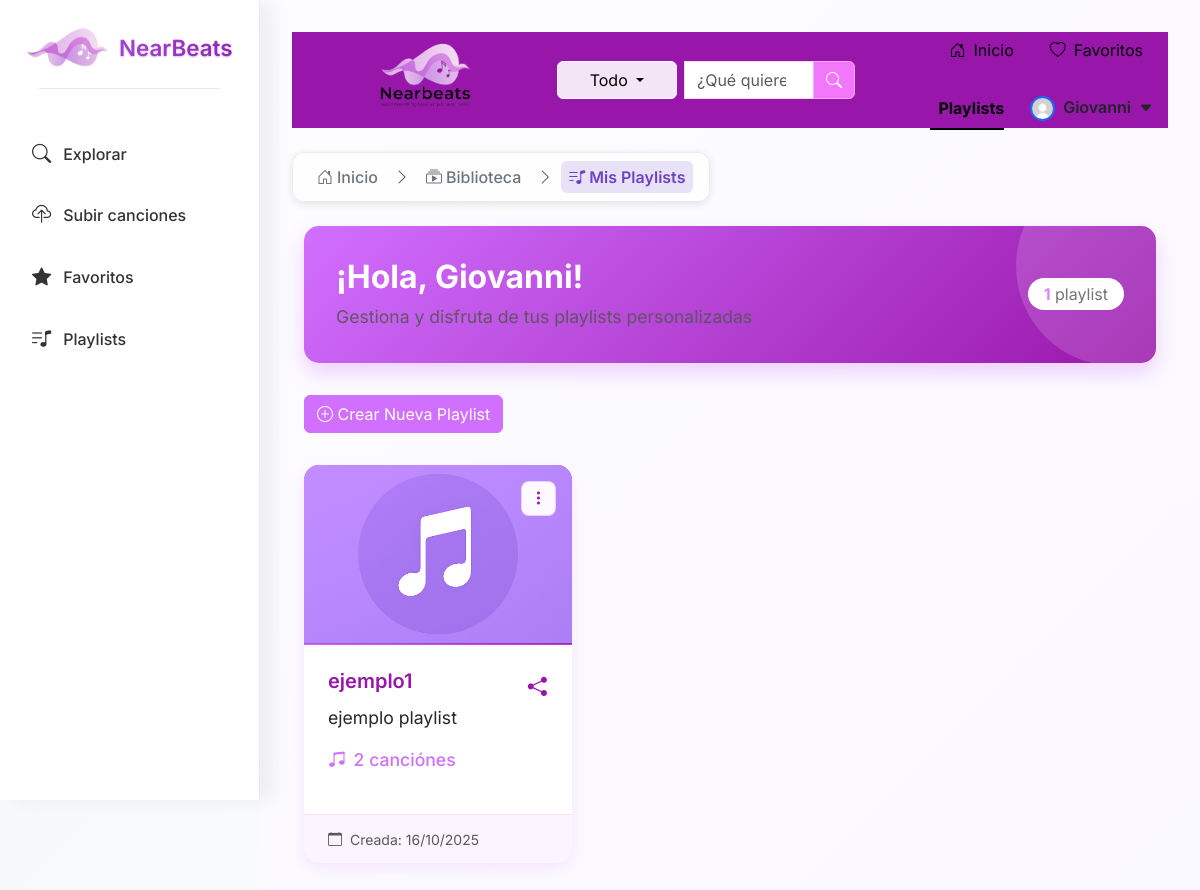
The app's page /playlists/ (signed in) with its own data.
### usuarios/models.py (models this page shows, shortened)
class Usuario(AbstractBaseUser, PermissionsMixin):
    ROLES = (
        ('Artista', 'Artista'),
        ('Oyente', 'Oyente'),
    )
    email = models.EmailField(unique=True)             # User's email (unique identifier)
    nombre = models.CharField(max_length=100)          # User's name
    rol = models.CharField(max_length=10, choices=ROLES)  # User role: Artista or Oyente
    is_active = models.BooleanField(default=True)      # Can the user log in?
    is_staff = models.BooleanField(default=False)      # Can access Django admin?
    objects = UsuarioManager()                         # Link to custom manager
    USERNAME_FIELD = 'email'                           # Use email as login identifier
    REQUIRED_FIELDS = ['nombre', 'rol']                # Fields required when creating a superuser

### library/models.py (models this page shows, shortened)
class Playlist(models.Model):
    name = models.CharField(max_length=255)
    description = models.TextField(blank=True)
    user = models.ForeignKey(
        settings.AUTH_USER_MODEL,
        on_delete=models.CASCADE,
        related_name="playlists"
    )
    songs = models.ManyToManyField('Song', through='PlaylistSong', related_name='playlists')
    cover_image = models.ImageField(
        upload_to='playlist_covers/',
        blank=True,
        null=True,
        help_text="Portada personalizada de la playlist"
    )
    created_at = models.DateTimeField(auto_now_add=True)
    updated_at = models.DateTimeField(auto_now=True)
    class Meta:
        ordering = ['-created_at']
        unique_together = ['name', 'user']

### library/views.py (the view)
# urls.py: path('playlists/', libraryViews.playlists, name='playlists'),
@login_required
def playlists(request):
    user_playlists = Playlist.objects.filter(user=request.user).prefetch_related('songs')
    return render(request, 'playlists.html', {'playlists': user_playlists})

### main/views.py (called while the page is built)
def suggested_songs_context(request):
    try:
        ids = list(Song.objects.values_list('id', flat=True))
        if not ids:
            return {'suggested_songs': []}
        sample_ids = random.sample(ids, min(3, len(ids)))
        qs = Song.objects.filter(id__in=sample_ids)
        result = []
        for s in qs:
            result.append({
                'id': s.id,
                'title': s.title,
                'artist': s.artist_name,
                'cover': s.cover_image.url if s.cover_image else None,
            })
        return {'suggested_songs': result}
    except Exception:
        return {'suggested_songs': []}

### library/templates/playlists.html (shortened to what this page needs)
{% extends "base_library.html" %}
{% load static %}
{% block extra_css %}
  <link rel="stylesheet" href="{% static 'css/style_viewplaylists.css' %}?v=1">
{% endblock %}
{% block content %}
<div class="container-fluid">
    <div class="user-banner">
        <div class="row align-items-center">
            <div class="col-md-8">
                <h2>¡Hola, {{ request.user.nombre|default:"Usuario" }}!</h2>
                <p>Gestiona y disfruta de tus playlists personalizadas</p>
            </div>
            <div class="col-md-4 text-md-end">
                <div class="d-inline-block bg-white rounded-pill px-3 py-1">
                    <span class="text-purple fw-bold" style="color: var(--primary-purple) !important;">{{ playlists|length }}</span>
                    <span class="text-muted"> playlist{{ playlists|length|pluralize:"s" }}</span>
                </div>
            </div>
        </div>
    </div>
    <div class="action-buttons">
        <a href="{% url 'create_playlist' %}" class="btn btn-primary">
            <i class="bi bi-plus-circle"></i> Crear Nueva Playlist
        </a>
    </div>
    <div class="row">
        {% if playlists %}
            {% for playlist in playlists %}
            <div class="col-md-6 col-lg-4 mb-4">
                <div class="card playlist-card h-100">
                    <div class="playlist-actions">
                        <div class="dropdown">
                            <button class="dropdown-toggle" type="button" data-bs-toggle="dropdown" aria-expanded="false"
                                    onclick="event.preventDefault(); event.stopPropagation();">
                                <i class="bi bi-three-dots-vertical"></i>
                            </button>
                        </div>
                    </div>
                    <a href="{% url 'playlist_detail' playlist.id %}" class="playlist-link">
                        {% if playlist.cover_image %}
                            <img src="{{ playlist.cover_image.url }}" alt="{{ playlist.name }}" class="playlist-cover">
                        {% else %}
                            <div class="playlist-cover playlist-cover-default">
                                <img src="{% static 'images/sin_portada.png' %}" alt="{{ playlist.name }}" class="playlist-cover">
                            </div>
                        {% endif %}
                        <div class="card-body">
                            <div class="d-flex justify-content-between">
                                <h5 class="card-title">{{ playlist.name }}</h5>
                                <button class="btn btn-link p-0 share-btn"
                                        onclick="event.stopPropagation(); event.preventDefault(); share_playlist('{{ playlist.id }}');"
                                        title="Compartir playlist">
                                    <i class="bi bi-share-fill" style="font-size: 1.2rem; color: #9816AA; "></i>
                                </button>
                            </div>
                            {% if playlist.description %}
                            <p class="card-text">{{ playlist.description|truncatewords:20 }}</p>
                            {% endif %}
                            <p class="card-text">
                                <span class="song-count">
                                    <i class="bi bi-music-note-beamed"></i>
                                    {{ playlist.songs.count }} canción{{ playlist.songs.count|pluralize:"es" }}
                                </span>
                            </p>
                        </div>
                        <div class="card-footer text-muted">
                            <small><i class="bi bi-calendar me-1"></i> Creada: {{ playlist.created_at|date:"d/m/Y" }}</small>
                        </div>
                    </a>
                </div>
            </div>
            {% endfor %}
        {% endif %}
    </div>
</div>
{% endblock %}

### main/templates/main/main_navbar.html (shortened to what this page needs)
{% load static %}
<nav class="main-navbar d-flex justify-content-between align-items-center" style="padding-left: 2px;">
    <a href="{% url 'home' %}" class="navbar-brand d-inline-flex align-items-center">
        <img src="{% static 'images/NearBeatsLogo.png' %}" alt="NearBeats Logo" style="max-height: 150px;">
    </a>
    {% if request.resolver_match.url_name != 'upload_songs' and request.resolver_match.url_name != 'login' and request.resolver_match.url_name != 'register' %}
    <form class="d-flex align-items-center w-50 form-search" method="GET" action="{% url 'buscar' %}">
    <div class="input-group position-relative">
            <div class="btn-group me-2">
                <button type="button" class="btn btn-light dropdown-toggle" data-bs-toggle="dropdown"
                    aria-expanded="false" id="dropdownFiltro" style="background-color: #f3e5f5; min-width: 120px;">
                    <span id="filtroSeleccionado">
                        {% if filterOption == "titulo" %}Título
                        {% elif filterOption == "artista" %}Artista
                        {% elif filterOption == "genero" %}Género
                        {% elif filterOption == "año_publicacion" %}Año de Publicación
                        {% elif filterOption == "emocion" %}Emoción
                        {% else %}Todo{% endif %}
                    </span>
                </button>
            </div>
            <input type="search" class="form-control" name="q" id="busqueda" placeholder="¿Qué quieres escuchar hoy?"
                value="{{ searchTerm }}" autocomplete="off">
            <button type="submit" class="btn btn-search" aria-label="Buscar">
                <i class="bi bi-search" aria-hidden="true"></i>
            </button>
        </div>
    </form>
    {% else %}
    <div class="w-40"></div>
    {% endif %}
     <ul class="nav justify-content-end nav-underline nav-underlinem align-items-center w-50">
    <li class="nav-item nav-itemm nav-itemmHome">
        <a class="nav-link nav-linkm {% if request.resolver_match.url_name == 'home' %}active{% endif %}"
            aria-current="page" href="{% url 'home' %}">
            <i class="bi bi-house-door me-2"></i>Inicio
        </a>
    </li>
        {% if user.is_authenticated %}
    <li class="nav-item nav-itemm">
        <a class="nav-link nav-linkm {% if request.resolver_match.url_name == 'favorites' %}active{% endif %}"
           href="{% url 'favorites' %}">
            <i class="bi bi-heart me-2"></i>Favoritos
        </a>
    </li>
    <li class="nav-item nav-itemm">
        <a class="nav-link nav-linkm {% if request.resolver_match.url_name == 'playlists' %}active{% endif %}"
           href="{% url 'playlists' %}">
            Playlists
        </a>
    </li>
<li class="nav-item dropdown">
    <a class="nav-link d-flex align-items-center profile-toggle text-dark" href="#" id="userDropdown"
        role="button" data-bs-toggle="dropdown" aria-expanded="false" style="text-decoration: none;">
        <img src="{% static 'images/default_profile.jpeg' %}" alt="Foto de perfil"
            class="rounded-circle border border-2 border-primary"
            style="width: 25px; height: 25px; object-fit: cover;">
        <div class="d-none d-md-flex flex-column align-items-start ms-2">
            <span class="fw-semibold" style="line-height: 1.2;">{{ user.nombre }}</span>
        </div>
        <i class="bi bi-caret-down-fill ms-2 small"></i>
    </a>
</li>
        {% endif %}
    </ul>
</nav>
{% if request.resolver_match.url_name != 'upload_songs' and request.resolver_match.url_name != 'login' and request.resolver_match.url_name != 'register' %}
{% if canciones %}
<div class="row mt-4 justify-content-center">
    {% if most_listened_artist != None %}
    <div class="col-auto d-flex flex-column align-items-center">
        <button type="button" class="btn btn_m_artist">Artista más
        escuchado de esta categoria</button>
        <div class="card mb-3" style="max-width: 540px;">
            <div class="row g-0">
                <div class="col-md-4">
                <img src="{{ artist_photo.url }}" class="img-fluid
                rounded-start" alt="Foto de perfil de artista">
                </div>
                <div class="col-md-8">
                    <div class="card-body">
                        <h5 class="card-title">{{most_listened_artist}}</h5>
                        <p class="card-text">Número de reproducciones: {{ cant_reproductions }}.</p>
                    </div>
                </div>
            </div>
        </div>
    </div>
    {% endif %}
    {% for song in canciones %}
    <div class="col-12 mb-4 d-flex justify-content-center">
        <div class="card shadow-sm w-75" style="min-height: 180px;">
            <div class="row g-0 align-items-center">
                <div class="col-auto">
                    {% if song.cover_image %}
                    <img src="{{ song.cover_image.url }}" alt="{{ song.title }}"
                        style="width: 180px; height: 120px; object-fit: cover; margin: 10px; border-radius: 10px;">
                    {% else %}
                    <img src="{% static 'images/sin_portada.png' %}" alt="Sin imagen"
                        style="width: 180px; height: 120px; object-fit: cover; margin: 10px; border-radius: 10px;">
                    {% endif %}
                </div>
                <div class="col ps-3">
                    <div class="card-body">
                        <h5 class="card-title mb-2">{{ song.title }}</h5>
                        <p class="card-text text-muted mb-2">{{ song.artist_name }}</p>
                        {% if song.audio_file %}
                        <audio controls controlslist="nodownload" oncontextmenu="return false;" style="width: 100%;">
                            <source src="{{ song.audio_file.url }}" type="audio/mpeg">
                            Tu navegador no soporta audio.
                        </audio>
                        {% else %}
                        <small class="text-muted">Audio no disponible</small>
                        {% endif %}
                    </div>
                </div>
            </div>
        </div>
    </div>
    {% endfor %}
</div>
{% else %}
<br>
{% endif %}
{% endif %}

### library/static/css/style_BaseLibrary.css (style rules this page uses)
body { background: linear-gradient(135deg, #f3f4f6, #ffffff); margin: 0; font-family: 'Inter', sans-serif; }
p { color: #555; font-size: 1.1rem; }
body { padding-bottom: 100px; }

### main/static/main/css/estilo.css (style rules this page uses)
.main-navbar { background-color: rgb(152, 22, 170); height: 12vh; padding: 20px 15px; }
.nav-linkm { color: black; font-size:medium; }
.nav-itemm { margin-left: 10px; margin-right: 10px; }
.btn-search { background-color: rgb(242, 119, 251); border-color: #F3ACFF; color: #fff; transition: background-color 0.3s ease, box-shadow 0.3s ease; }
.form-control { transition: box-shadow 0.3s ease, border-color 0.3s ease; }

### library/static/css/style_viewplaylists.css (style rules this page uses)
:root { --primary-purple: #d16fff; --light-purple: #e19cff; --dark-purple: #9916aa; --accent-purple: #c14dff; --background-light: #fdf7ff; --card-hover: #f8f0ff; }
body { background-color: var(--background-light); }
.user-banner { background: linear-gradient(135deg, var(--primary-purple), var(--dark-purple)); color: white; border-radius: 15px; padding: 2rem; margin-bottom: 2rem; box-shadow: 0 10px 20px rgba(209, 111, 255, 0.3); position: relative; overflow: hidden; }
.user-banner::before { content: ""; position: absolute; top: 0; right: 0; width: 200px; height: 200px; background: rgba(255, 255, 255, 0.15); border-radius: 50%; transform: translate(30%, -30%); }
.user-banner h2 { font-weight: 700; margin-bottom: 0.5rem; }
.user-banner p { opacity: 0.9; margin-bottom: 0; }
.btn-primary { background-color: var(--primary-purple); border-color: var(--primary-purple); }
.playlist-card { border: none; border-radius: 15px; box-shadow: 0 5px 15px rgba(209, 111, 255, 0.15); transition: all 0.3s ease; overflow: hidden; background: white; position: relative; }
.playlist-card .card-body { padding: 1.5rem; }
.playlist-card .card-title { color: var(--dark-purple); font-weight: 600; margin-bottom: 0.75rem; padding-right: 50px; }
.playlist-card .card-text { color: #262627; margin-bottom: 1rem; }
.playlist-card .card-footer { background-color: rgba(209, 111, 255, 0.08); border-top: 1px solid rgba(209, 111, 255, 0.15); padding: 0.75rem 1.5rem; }
.playlist-cover { width: 100%; height: 180px; object-fit: cover; border-bottom: 1px solid rgba(209, 111, 255, 0.15); }
.playlist-cover-default { background: linear-gradient(135deg, var(--primary-purple), var(--dark-purple)); display: flex; align-items: center; justify-content: center; color: white; font-size: 3rem; border-bottom: 1px solid rgba(209, 111, 255, 0.15); }
.playlist-actions { position: absolute; top: 1rem; right: 1rem; z-index: 20; }
.playlist-actions .dropdown-toggle { background: rgba(255, 255, 255, 0.95); border: 1px solid rgba(209, 111, 255, 0.3); border-radius: 8px; width: 35px; height: 35px; display: flex; align-items: center; justify-content: center; color: var(--dark-purple); transition: all 0.2s ease; cursor: pointer; z-index: 25; }
.playlist-actions .dropdown-toggle::after { display: none; }
.playlist-link { text-decoration: none; color: inherit; display: block; height: 100%; cursor: pointer; }
.action-buttons { display: flex; gap: 1rem; flex-wrap: wrap; margin-bottom: 2rem; }
.song-count { display: inline-flex; align-items: center; gap: 0.5rem; color: var(--primary-purple); font-weight: 500; }

### records on screen
Usuario: nombre "Giovanni", user.nombre "Giovanni"
Playlist: name "ejemplo1", description "ejemplo playlist", songs.count "2", created_at "16/10/2025"

### other values on screen
{{ playlists|length }} "1"
